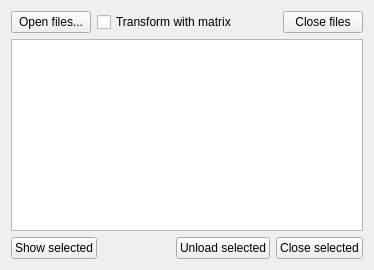
            <widget class="QWidget" name="tab">
             <attribute name="icon">
              <iconset resource="../resources/main_resources.qrc">
               <normaloff>:/icon/icons/selection13.png</normaloff>:/icon/icons/selection13.png</iconset>
             </attribute>
             <attribute name="title">
              <string>Select</string>
             </attribute>
             <layout class="QVBoxLayout" name="verticalLayout">
              <item>
               <layout class="QHBoxLayout" name="horizontalLayout_10">
                <property name="topMargin">
                 <number>0</number>
                </property>
                <item>
                 <widget class="QPushButton" name="pushButton_open_storm">
                  <property name="cursor">
                   <cursorShape>PointingHandCursor</cursorShape>
                  </property>
                  <property name="text">
                   <string>Open files...</string>
                  </property>
                 </widget>
                </item>
                <item>
                 <widget class="QCheckBox" name="checkBox_trans_Matrix">
                  <property name="text">
                   <string>Transform with matrix</string>
                  </property>
                 </widget>
                </item>
                <item>
                 <spacer name="horizontalSpacer_7">
                  <property name="orientation">
                   <enum>Qt::Horizontal</enum>
                  </property>
                  <property name="sizeHint" stdset="0">
                   <size>
                    <width>40</width>
                    <height>20</height>
                   </size>
                  </property>
                 </spacer>
                </item>
                <item>
                 <widget class="QPushButton" name="pushButton_close_all_storm">
                  <property name="cursor">
                   <cursorShape>PointingHandCursor</cursorShape>
                  </property>
                  <property name="text">
                   <string>Close files</string>
                  </property>
                 </widget>
                </item>
               </layout>
              </item>
              <item>
               <widget class="QListWidget" name="storm_images_list">
                <property name="selectionMode">
                 <enum>QAbstractItemView::MultiSelection</enum>
                </property>
               </widget>
              </item>
              <item>
               <layout class="QHBoxLayout" name="horizontalLayout_6">
                <item>
                 <widget class="QPushButton" name="pushButton_show_storm">
                  <property name="text">
                   <string>Show selected</string>
                  </property>
                 </widget>
                </item>
                <item>
                 <spacer name="horizontalSpacer_8">
                  <property name="orientation">
                   <enum>Qt::Horizontal</enum>
                  </property>
                  <property name="sizeHint" stdset="0">
                   <size>
                    <width>40</width>
                    <height>20</height>
                   </size>
                  </property>
                 </spacer>
                </item>
                <item>
                 <widget class="QPushButton" name="pushButton_unload_storm">
                  <property name="cursor">
                   <cursorShape>PointingHandCursor</cursorShape>
                  </property>
                  <property name="text">
                   <string>Unload selected</string>
                  </property>
                 </widget>
                </item>
                <item>
                 <widget class="QPushButton" name="pushButton_close_storm">
                  <property name="cursor">
                   <cursorShape>PointingHandCursor</cursorShape>
                  </property>
                  <property name="text">
                   <string>Close selected</string>
                  </property>
                 </widget>
                </item>
               </layout>
              </item>
             </layout>
            </widget>
